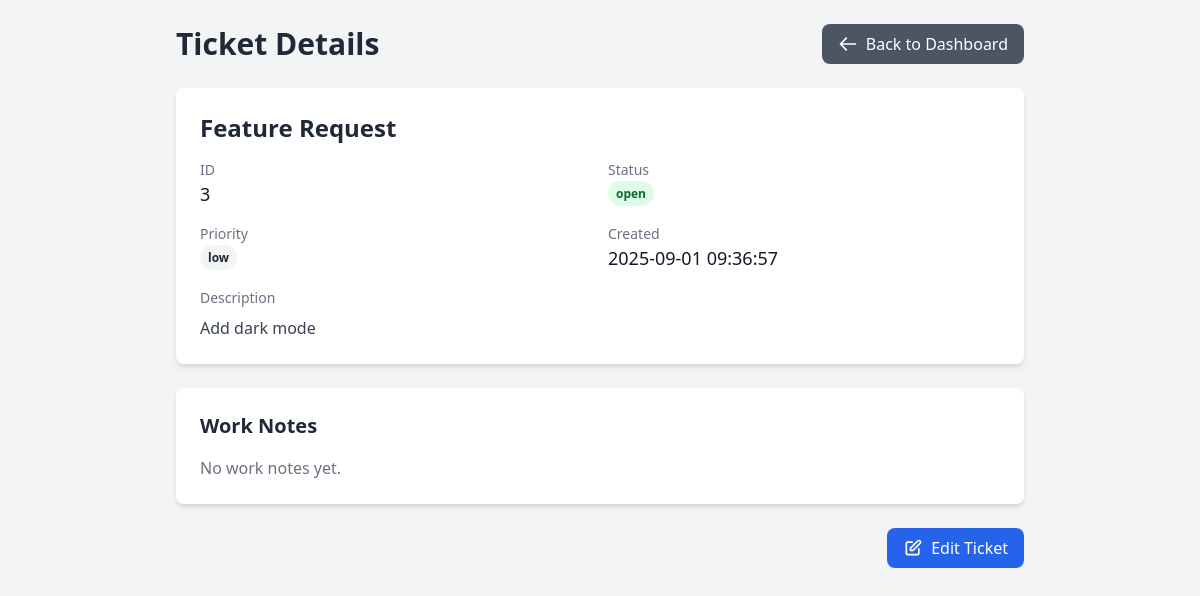
/view_ticket.php?id=3, run on the app's committed database.
### tables this page shows
CREATE TABLE IF NOT EXISTS tickets (
    id INT AUTO_INCREMENT PRIMARY KEY,
    title VARCHAR(255) NOT NULL,
    description TEXT,
    status ENUM('open', 'in_progress', 'resolved', 'closed') DEFAULT 'open',
    priority ENUM('low', 'medium', 'high', 'urgent') DEFAULT 'medium',
    created_at TIMESTAMP DEFAULT CURRENT_TIMESTAMP,
    updated_at TIMESTAMP DEFAULT CURRENT_TIMESTAMP ON UPDATE CURRENT_TIMESTAMP
);

### view_ticket.php (the view, shortened to what this page needs)
<?php
$db = new Database();
$pdo = $db->getConnection();
$id = $_GET['id'];
$stmt = $pdo->prepare("SELECT * FROM tickets WHERE id = ?");
$stmt->execute([$id]);
$ticket = $stmt->fetch(PDO::FETCH_ASSOC);
$stmtNotes = $pdo->prepare("SELECT * FROM work_notes WHERE ticket_id = ? ORDER BY created_at DESC");
$stmtNotes->execute([$id]);
$work_notes = $stmtNotes->fetchAll(PDO::FETCH_ASSOC);
?>
<!DOCTYPE html>
<html lang="en">
<head>
    <script src="https://cdn.tailwindcss.com"></script>
</head>
<body class="bg-gray-100 min-h-screen">
    <div class="max-w-4xl mx-auto p-6">
        <div class="flex items-center justify-between mb-6">
            <h1 class="text-3xl font-bold text-gray-800">Ticket Details</h1>
            <a href="index.php" class="bg-gray-600 hover:bg-gray-700 text-white px-4 py-2 rounded-lg font-medium flex items-center gap-2">
                <svg class="w-5 h-5" fill="none" stroke="currentColor" viewBox="0 0 24 24">
                    <path stroke-linecap="round" stroke-linejoin="round" stroke-width="2" d="M10 19l-7-7m0 0l7-7m-7 7h18"></path>
                </svg>
                Back to Dashboard
            </a>
        </div>
        <div class="bg-white rounded-lg shadow-md p-6 mb-6">
            <h2 class="text-2xl font-semibold text-gray-800 mb-4"><?php echo htmlspecialchars($ticket['title']); ?></h2>
            <div class="grid grid-cols-1 md:grid-cols-2 gap-4 mb-4">
                <div>
                    <p class="text-sm font-medium text-gray-500">ID</p>
                    <p class="text-lg text-gray-900"><?php echo htmlspecialchars($ticket['id']); ?></p>
                </div>
                <div>
                    <p class="text-sm font-medium text-gray-500">Status</p>
                    <span class="px-2 py-1 text-xs font-semibold rounded-full
                        <?php
                        switch($ticket['status']) {
                            case 'open': echo 'bg-green-100 text-green-800'; break;
                        }
                        ?>">
                        <?php echo htmlspecialchars($ticket['status']); ?>
                    </span>
                </div>
                <div>
                    <p class="text-sm font-medium text-gray-500">Priority</p>
                    <span class="px-2 py-1 text-xs font-semibold rounded-full
                        <?php
                        switch($ticket['priority']) {
                            case 'low': echo 'bg-gray-100 text-gray-800'; break;
                        }
                        ?>">
                        <?php echo htmlspecialchars($ticket['priority']); ?>
                    </span>
                </div>
                <div>
                    <p class="text-sm font-medium text-gray-500">Created</p>
                    <p class="text-lg text-gray-900"><?php echo htmlspecialchars($ticket['created_at']); ?></p>
                </div>
            </div>
            <div>
                <p class="text-sm font-medium text-gray-500 mb-2">Description</p>
                <p class="text-gray-700"><?php echo nl2br(htmlspecialchars($ticket['description'])); ?></p>
            </div>
        </div>
        <div class="bg-white rounded-lg shadow-md p-6 mb-6">
            <h3 class="text-xl font-semibold text-gray-800 mb-4">Work Notes</h3>
            <?php if (count($work_notes) > 0): ?>
                <div class="space-y-4">
                    <?php foreach ($work_notes as $note): ?>
                        <div class="bg-gray-50 rounded-lg p-4 border-l-4 border-blue-500">
                            <p class="text-sm font-medium text-gray-500 mb-2"><?php echo htmlspecialchars($note['created_at']); ?></p>
                            <p class="text-gray-700"><?php echo nl2br(htmlspecialchars($note['note'])); ?></p>
                        </div>
                    <?php endforeach; ?>
                </div>
            <?php else: ?>
                <p class="text-gray-500">No work notes yet.</p>
            <?php endif; ?>
        </div>
        <div class="flex justify-end">
            <a href="edit_ticket.php?id=<?php echo $ticket['id']; ?>" class="bg-blue-600 hover:bg-blue-700 text-white px-4 py-2 rounded-lg font-medium flex items-center gap-2">
                <svg class="w-5 h-5" fill="none" stroke="currentColor" viewBox="0 0 24 24">
                    <path stroke-linecap="round" stroke-linejoin="round" stroke-width="2" d="M11 5H6a2 2 0 00-2 2v11a2 2 0 002 2h11a2 2 0 002-2v-5m-1.414-9.414a2 2 0 112.828 2.828L11.828 15H9v-2.828l8.586-8.586z"></path>
                </svg>
                Edit Ticket
            </a>
        </div>
    </div>
</body>
</html>

### data on the page
tickets: title "Feature Request", id "3", status "open", priority "low", created_at "2025-09-01 09:36:57", description "Add dark mode"
